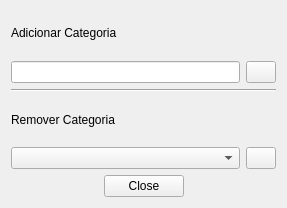
<?xml version="1.0" encoding="UTF-8"?>
<ui version="4.0">
 <class>Form</class>
 <widget class="QWidget" name="Form">
  <property name="geometry">
   <rect>
    <x>0</x>
    <y>0</y>
    <width>287</width>
    <height>208</height>
   </rect>
  </property>
  <property name="windowTitle">
   <string>configuração da Categorias</string>
  </property>
  <layout class="QGridLayout" name="gridLayout">
   <item row="0" column="0" colspan="3">
    <layout class="QVBoxLayout" name="verticalLayout">
     <item>
      <widget class="QLabel" name="adicionarLabel">
       <property name="text">
        <string>Adicionar Categoria</string>
       </property>
      </widget>
     </item>
     <item>
      <layout class="QHBoxLayout" name="horizontalLayout">
       <item>
        <widget class="QLineEdit" name="LEAdd"/>
       </item>
       <item>
        <widget class="QPushButton" name="PBAdd">
         <property name="maximumSize">
          <size>
           <width>30</width>
           <height>16777215</height>
          </size>
         </property>
         <property name="text">
          <string/>
         </property>
        </widget>
       </item>
      </layout>
     </item>
    </layout>
   </item>
   <item row="1" column="0" colspan="3">
    <widget class="Line" name="line">
     <property name="orientation">
      <enum>Qt::Horizontal</enum>
     </property>
    </widget>
   </item>
   <item row="2" column="0" colspan="3">
    <layout class="QVBoxLayout" name="verticalLayout_2">
     <item>
      <widget class="QLabel" name="removeLabel">
       <property name="text">
        <string>Remover Categoria</string>
       </property>
      </widget>
     </item>
     <item>
      <layout class="QHBoxLayout" name="horizontalLayout_2">
       <item>
        <widget class="QComboBox" name="CBRemove"/>
       </item>
       <item>
        <widget class="QPushButton" name="PBRemove">
         <property name="maximumSize">
          <size>
           <width>30</width>
           <height>16777215</height>
          </size>
         </property>
         <property name="text">
          <string/>
         </property>
        </widget>
       </item>
      </layout>
     </item>
    </layout>
   </item>
   <item row="3" column="0">
    <spacer name="horizontalSpacer">
     <property name="orientation">
      <enum>Qt::Horizontal</enum>
     </property>
     <property name="sizeHint" stdset="0">
      <size>
       <width>82</width>
       <height>20</height>
      </size>
     </property>
    </spacer>
   </item>
   <item row="3" column="1">
    <widget class="QPushButton" name="PBClose">
     <property name="maximumSize">
      <size>
       <width>115</width>
       <height>16777215</height>
      </size>
     </property>
     <property name="text">
      <string>Close</string>
     </property>
    </widget>
   </item>
   <item row="3" column="2">
    <spacer name="horizontalSpacer_2">
     <property name="orientation">
      <enum>Qt::Horizontal</enum>
     </property>
     <property name="sizeHint" stdset="0">
      <size>
       <width>82</width>
       <height>20</height>
      </size>
     </property>
    </spacer>
   </item>
  </layout>
 </widget>
 <resources/>
 <connections/>
</ui>
